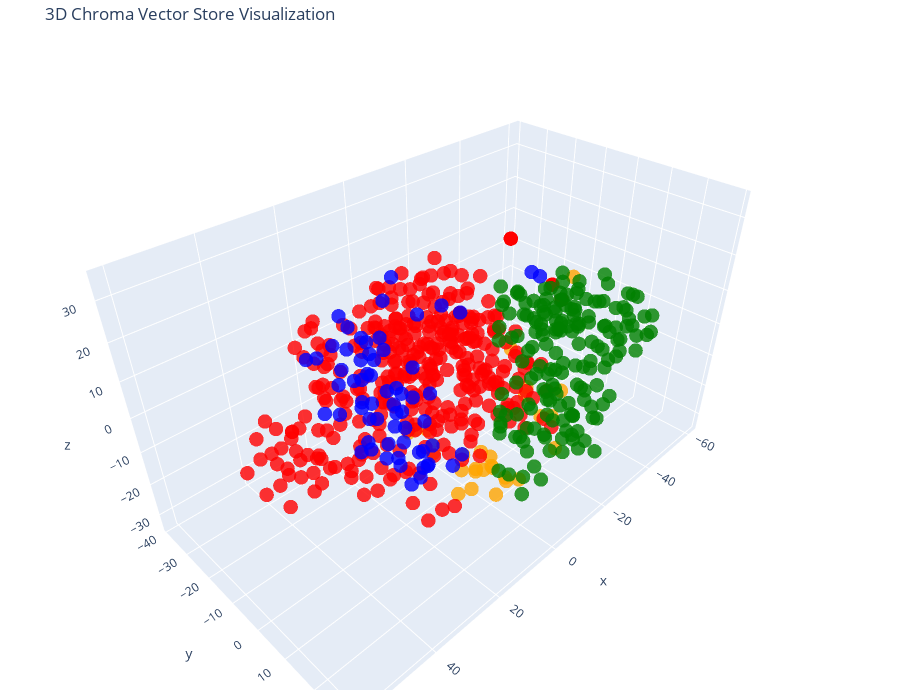

The notebook cell saved with this chart:
### Code cell
############ 3d
tsne = TSNE(n_components=3, random_state=42)
reduced_vectors = tsne.fit_transform(vectors)

# Create the 3D scatter plot
fig = go.Figure(data=[go.Scatter3d(
    x=reduced_vectors[:, 0],
    y=reduced_vectors[:, 1],
    z=reduced_vectors[:, 2],
    mode='markers',
    marker=dict(size=5, color=colors, opacity=0.8),
    text=[f"Type: {t}<br>Text: {d[:100]}..." for t, d in zip(doc_types, documents)],
    hoverinfo='text'
)])

fig.update_layout(
    title='3D Chroma Vector Store Visualization',
    scene=dict(xaxis_title='x', yaxis_title='y', zaxis_title='z'),
    width=900,
    height=700,
    margin=dict(r=10, b=10, l=10, t=40)
)

fig.show()

### Figure 1 — Plotly figure (JSON) as saved in the notebook; plotly's stock layout.template omitted (floating-point values rounded to 4 significant figures; data arrays with more than 128 entries replaced by an {"elided": "..."} marker saying what was removed)
{"data": [{"hoverinfo": "text", "marker": {"color": {"elided": "606 str values"}, "opacity": 0.8, "size": 5}, "mode": "markers", "text": {"elided": "606 str values"}, "type": "scatter3d", "x": {"elided": "606 float values"}, "y": {"elided": "606 float values"}, "z": {"elided": "606 float values"}}], "layout": {"height": 700, "margin": {"b": 10, "l": 10, "r": 10, "t": 40}, "scene": {"xaxis": {"title": {"text": "x"}}, "yaxis": {"title": {"text": "y"}}, "zaxis": {"title": {"text": "z"}}}, "title": {"text": "3D Chroma Vector Store Visualization"}, "width": 900}}
